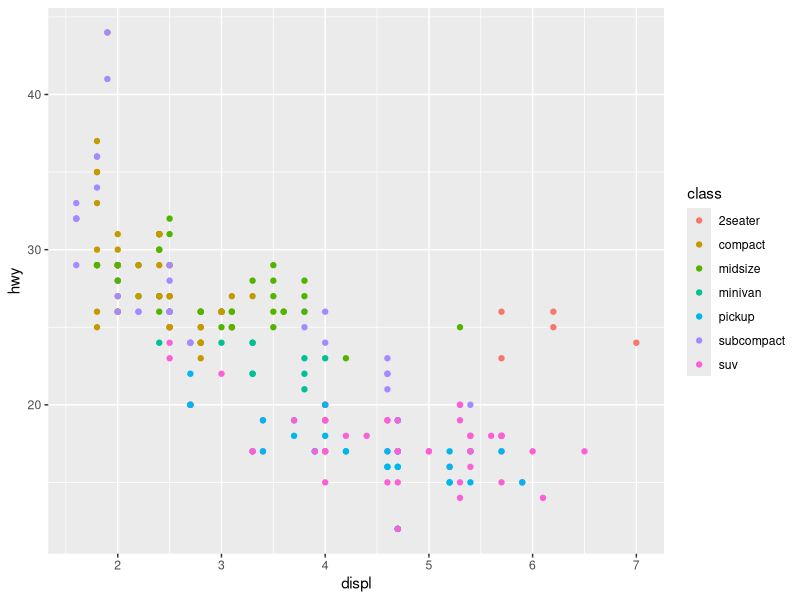
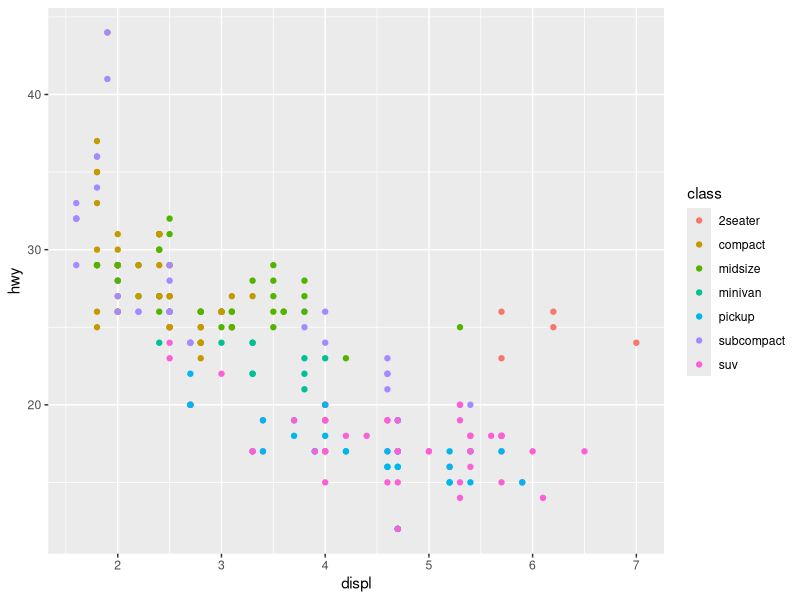
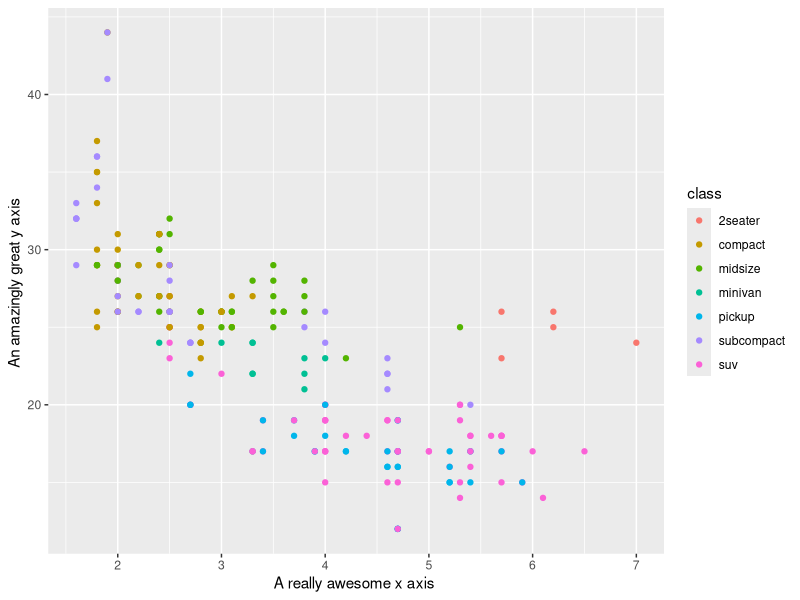
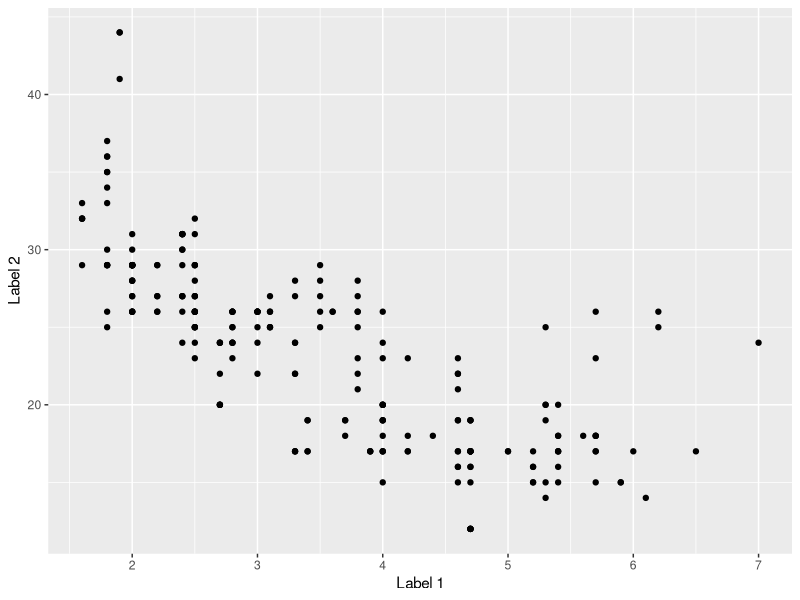
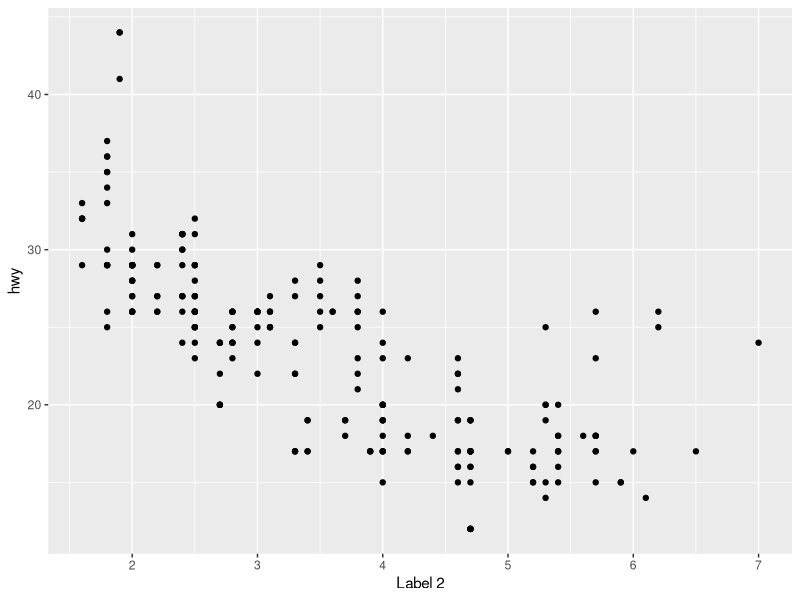
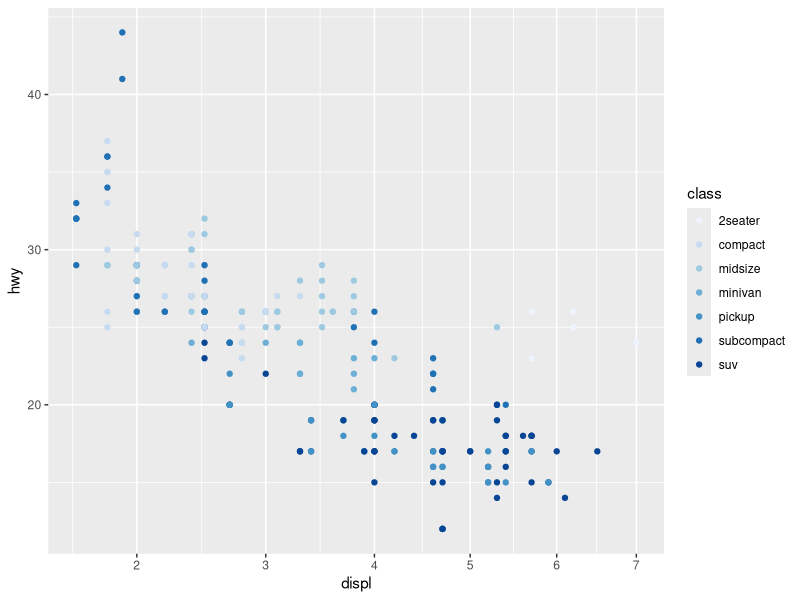
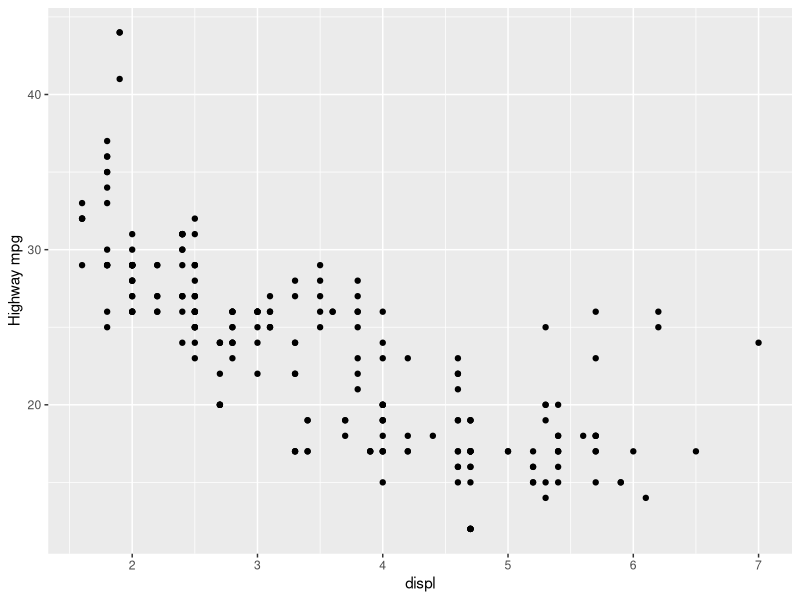
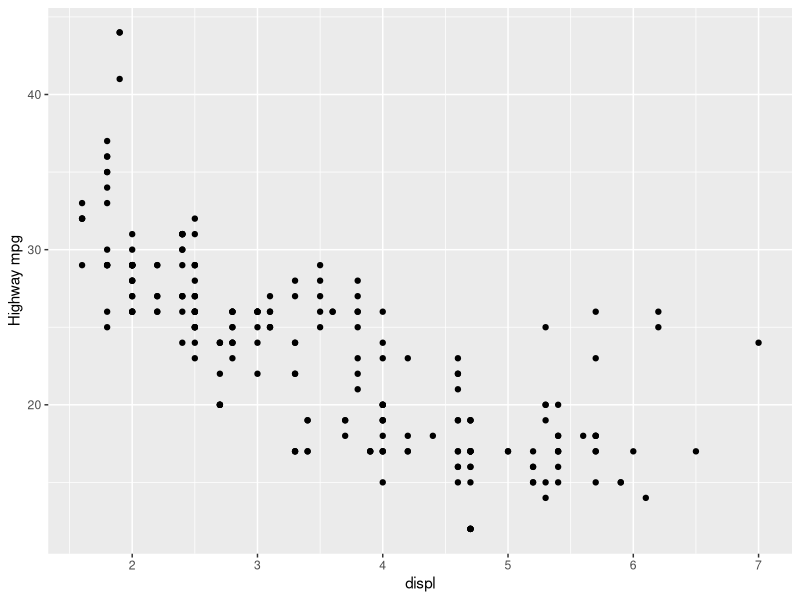

These figures' R source, in order:
#Chapter 6 - Scales, Axes and Legends
library(ggplot2)

#6.2 Modifying Scales
ggplot(mpg, aes(displ, hwy)) + geom_point(aes(color=class))
ggplot(mpg, aes(displ, hwy)) + 
  geom_point(aes(color=class)) + 
  scale_x_continuous() + 
  scale_y_continuous() + 
  scale_color_discrete()

ggplot(mpg, aes(displ, hwy)) + 
  geom_point(aes(color=class)) + 
  scale_x_continuous("A really awesome x axis ") + 
  scale_y_continuous("An amazingly great y axis ") 
  
ggplot(mpg, aes(displ, hwy)) + 
  geom_point() + 
  scale_x_continuous("Label 1") + 
  scale_y_continuous("Label 2")

ggplot(mpg, aes(displ, hwy)) + 
  geom_point() + 
  scale_x_continuous("Label 2")

ggplot(mpg, aes(displ, hwy)) + 
  geom_point(aes(color=class)) + 
  scale_x_sqrt() + 
  scale_color_brewer()

ggplot(mpg, aes(displ)) + 
  scale_y_continuous('Highway mpg') + 
  scale_x_continuous() + 
  geom_point(aes(y=hwy))

ggplot(mpg, aes(displ)) + 
  scale_y_continuous('Highway mpg') + 
  geom_point(aes(y=hwy))

ggplot(mpg, aes(y=displ, x=class)) + 
  scale_y_continuous('Displacement (l)') + 
  scale_x_discrete("Car type") + 
  scale_x_discrete("Type of car") + 
  scale_color_discrete() + 
  geom_point(aes(color=drv)) + 
  scale_color_discrete("Drive\ntrain")

ggplot(mpg, aes(y=displ, x=class)) + 
  scale_y_continuous('Displacement (l)') + 
  scale_x_discrete("Type of car") + 
  geom_point(aes(color=drv)) + 
  scale_color_discrete("Drive\ntrain")

#6.3 Guides: Legends and Axes
#6.3.1 Scale Title 
df <- data.frame(x=1:2, y=1, z='a')
p <- ggplot(df, aes(x,y)) + geom_point()
p + scale_x_continuous('X axis')
p + scale_x_continuous(quote(a + mathematical ^ expression))
p <- ggplot(df, aes(x, y)) + geom_point(aes(color=z))
p + xlab('X axis') + ylab('Y axis')
p + labs(x='X axis', y='Y axis', color='Colour\nLegend')

p <- ggplot(df, aes(x, y)) + geom_point() + theme(plot.background=element_rect(color='grey50'))
p + labs(x="", y="")
p + labs(x=NULL, y=NULL)

#6.3.2 Breaks and Labels
df <- data.frame(x=c(1,3,5)* 1000, y=1)
axs <- ggplot(df, aes(x,y)) + geom_point() + labs(x=NULL, y=NULL)
axs
axs + scale_x_continuous(breaks=c(2000, 4000))
axs + scale_x_continuous(breaks = c(2000, 4000), labels=c('2k', '4k'))
leg <- ggplot(df, aes(y, x, fill=x)) + geom_tile() + labs(x=NULL, y=NULL)
leg
leg + scale_fill_continuous(breaks=c(2000, 4000))
leg + scale_fill_continuous(breaks=c(2000, 4000), labels=c('2k', '4k'))
df2 <- data.frame(x=1:3, y=c('a', 'b', 'c'))
ggplot(df2, aes(x, y)) + geom_point()
ggplot(df2, aes(x, y)) + geom_point() + scale_y_discrete(labels=c(a='apple', b='banana', c='carrot'))
axs + scale_x_continuous(breaks=NULL)
axs + scale_x_continuous(labels=NULL)
leg + scale_fill_continuous(breaks=NULL)
leg + scale_fill_continuous(labels=NULL)
